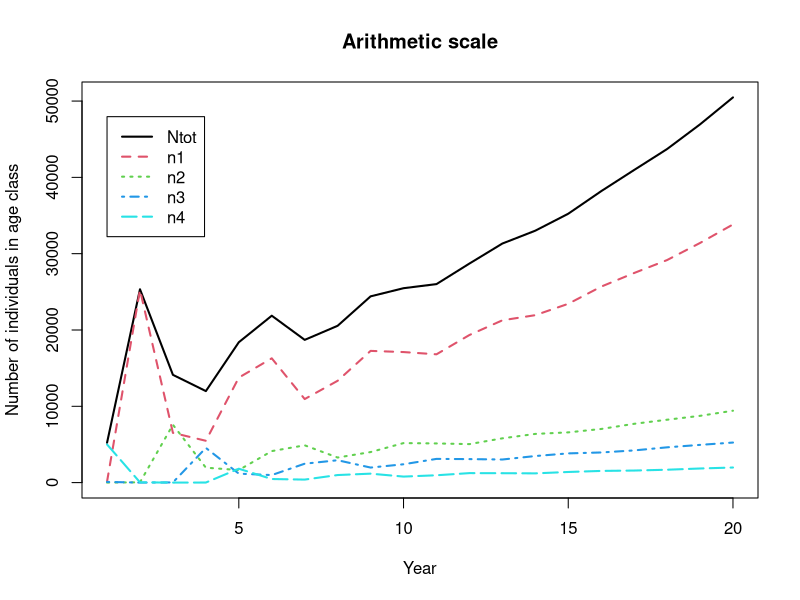
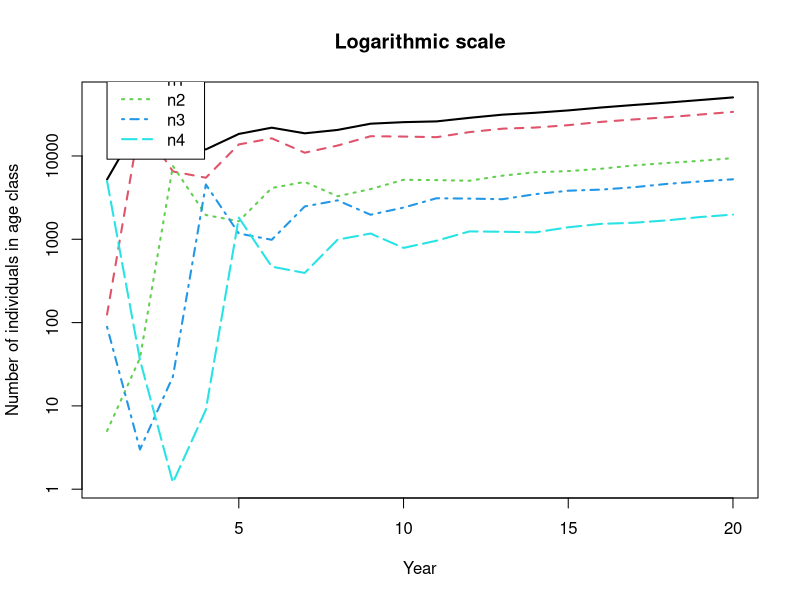
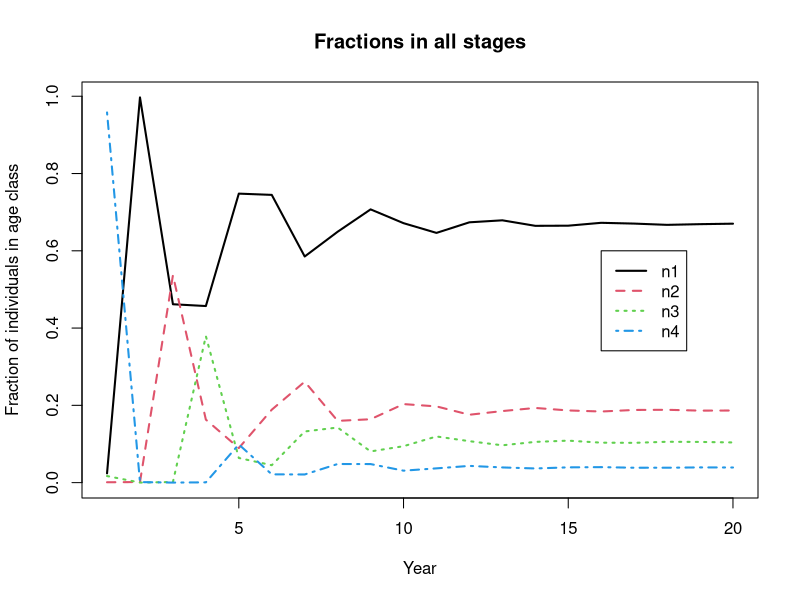
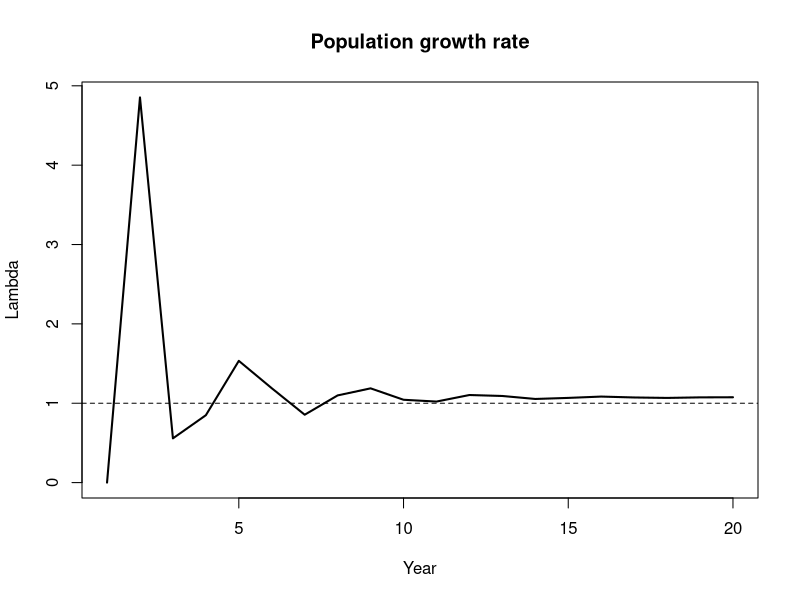
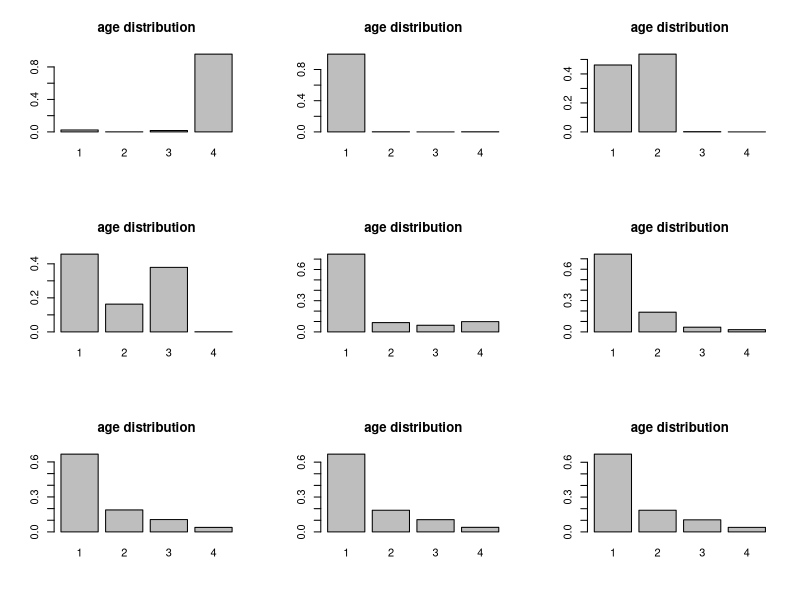
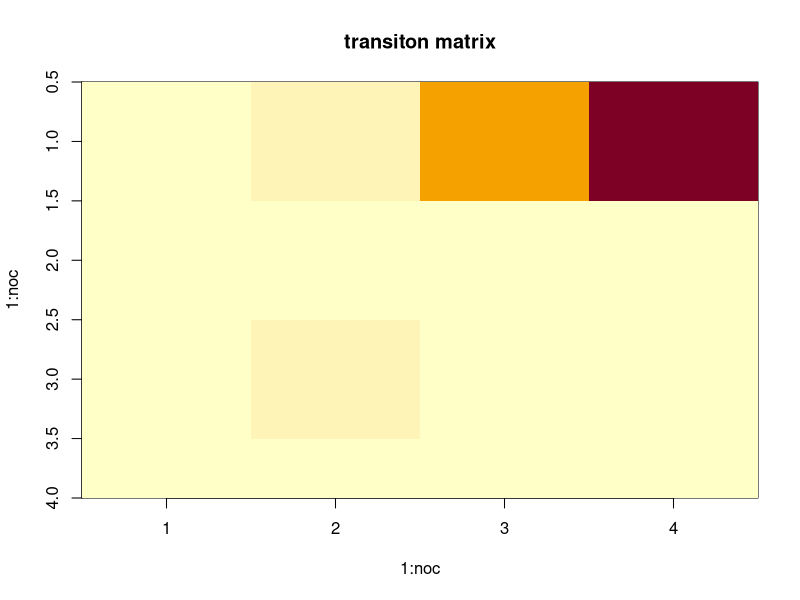
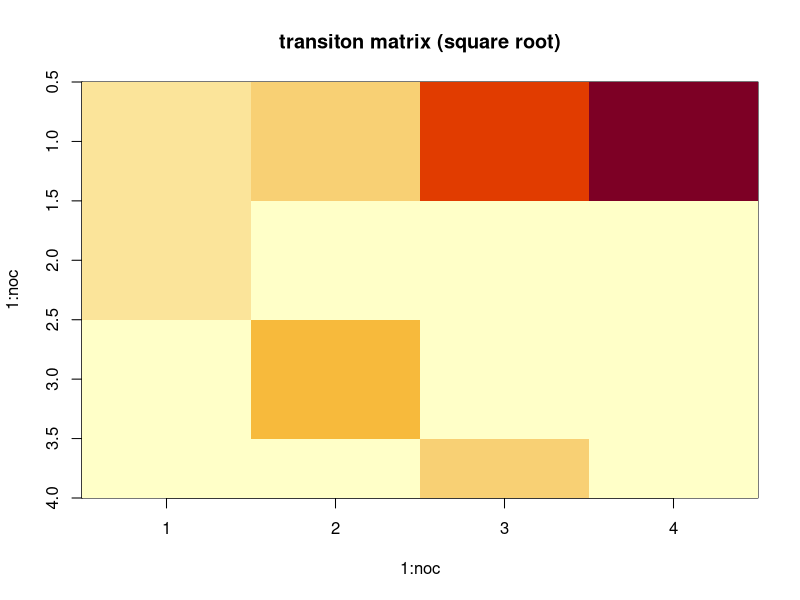
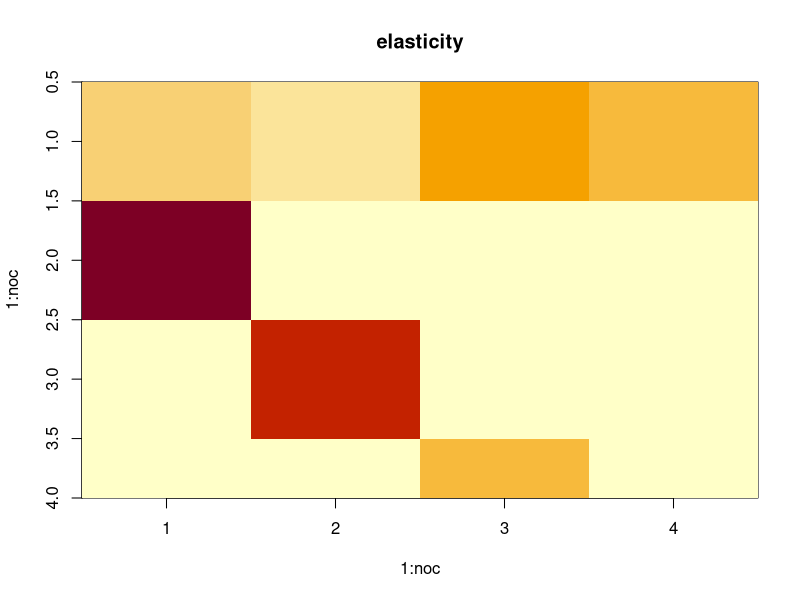

Generate these figures, in order, with R:
################################################################################
##' @title Bay anchovy example
##' @author Robin Elahi
##' @contact elahi@stanford.edu
##' @date 2022-01-11
##' @log 
################################################################################

##' Exercise from the Stanford course Quantitative Methods for Marine Ecology and Conservation (BIOHOPK143), 
##' taught by Giulio DeLeo, Maurice Goodman, and Richard Grewelle. 

##### PACKAGES, DATA #####
library(tidyverse)
library(here)

theme_set(theme_bw(base_size = 10) + 
            theme(panel.grid = element_blank(), 
                  strip.background = element_blank())
)

##### DEFINING PARAMETERS #####

# defining vital rate parameters
#  survival
sigma0 <- 10^-4
sigma1 <- 0.3
sigma2 <- 0.6
sigma3 <- 0.4

# fecundity
f1 <- 5000
f2 <- 10000
f3 <- 50000
f4 <- 100000

# Let's create the Leslie matrix, four rows by four columns
# initially populated by zeros

# we first set the number of classes
noc <- 4

M  <- matrix(0, noc, noc) 

# now we need to populate the first row and sub-diagonal positions with values
M[1,1] <- .5*sigma0*f1 # note that "0.5" is to account for 1:1 sex ratio
M[2,1] <- sigma1
M[1,2] <- .5*sigma0*f2
M[3,2] <- sigma2
M[1,3] <- .5*sigma0*f3
M[4,3] <- sigma3
M[1,4] <- .5*sigma0*f4

# check whether this is the matrix we wanted
M

# defining new variables for our model

# initial condition (arbitrary in this exercise)
num_age_1  <- 0 
num_age_2  <- 50
num_age_3  <- 10
num_age_4  <- 0


num_age_1 <- 125
num_age_2 <- 5
num_age_3 <- 89
num_age_4 <- 5000

n1 <- c(num_age_1,num_age_2,num_age_3,num_age_4); n1 
N1 <- sum(n1); N1 # total population at time zero
w1 <- n1/N1; w1   # initial fraction of individuals in each age class

tmax <- 20        # total number of years to run the model

#  create variables to store the result of simulations
nt <- matrix(0, noc, tmax) # population in each age class
Ntot <- numeric(tmax)      # total population size
wt <- matrix(0, noc, tmax) # proportion of individuals in each age class
lamt <- numeric(tmax)      # year-to-year finite growth rate

# set initial conditions
nt[, 1]  <- c(num_age_1, num_age_2, num_age_3, num_age_4)  
Ntot[1] <- sum(nt[, 1])  
wt[, 1]  <- nt[, 1]/Ntot[1]  

##### COMPUTE POPULATION GROWTH OVER TIME #####

# for loop to compute population growth and structure over time
for (ti in 1:(tmax - 1)) {
  
  nt[, ti + 1] <- M %*% nt[, ti]              # use the recursive equation
  Ntot[ti + 1] <- sum(nt[, ti + 1])           # total population size 
  wt[, ti + 1] <- nt[, ti + 1] / Ntot[ti + 1] # population structure 
  lamt[ti + 1] <- Ntot[ti + 1] / Ntot[ti]     # compute year-to-year finite growth rate
  
}

# create an independent variable, years - for plotting
years <- 1:tmax 

# note here we have to transpose our nt vector so the graph will work

# Plot population size, arithmetic scale
matplot(years,t(rbind(Ntot, nt)), type="l", lwd = 2, 
        xlab="Year", ylab="Number of individuals in age class",
        main="Arithmetic scale") 
legend(x=1, y=0.95*max(Ntot), legend=c("Ntot", "n1", "n2", "n3", "n4"), 
       col=c(1,2,3,4,5), lty = c(1,2,3,4,5), lwd = 2)

# Plot population size, logarithmic scale
matplot(years,t(rbind(Ntot, nt)), lwd = 2, type="l", 
        xlab="Year", ylab="Number of individuals in age class", 
        main="Logarithmic scale", log = 'y')
legend(x=1, y=5*max(Ntot), legend=c("Ntot", "n1", "n2", "n3", "n4"), 
       col=c(1,2,3,4,5), lty = c(1,2,3,4,5), lwd = 2)

# Plot age distribution over time
matplot(years,t(wt),type="l", lwd = 2,
        xlab="Year",ylab="Fraction of individuals in age class",
        main="Fractions in all stages")
legend(x=16, y=0.6, legend=c("n1", "n2", "n3", "n4"), 
       col=c(1,2,3,4), lty = c(1,2,3,4), lwd = 2)

# Plot population growth rate
matplot(years,lamt,type="l", lwd = 2,xlab="Year",ylab="Lambda",
        main="Population growth rate")
abline(h=1, lty = 2) # horizontal line for y=1

#par(sf)

sf <- par(mfrow=c(3, 3)) # let's make a 3x3 panel plot 

barplot(wt[,1], main='age distribution', names.arg = c(1:4))
barplot(wt[,2], main='age distribution', names.arg = c(1:4))
barplot(wt[,3], main='age distribution', names.arg = c(1:4))
barplot(wt[,4], main='age distribution', names.arg = c(1:4))
barplot(wt[,5], main='age distribution', names.arg = c(1:4))
barplot(wt[,6], main='age distribution', names.arg = c(1:4))
barplot(wt[,tmax-2], main='age distribution', names.arg = c(1:4))
barplot(wt[,tmax-1], main='age distribution', names.arg = c(1:4))
barplot(wt[,tmax], main='age distribution', names.arg = c(1:4))

par(sf)

# now, let's use R function to compute eigenvalues and eigenvectors
Ei_Gen <- eigen(M)  
eigenvect <- Ei_Gen$vectors # extract eigenvectors
eigenval <- Ei_Gen$values # extract eigenvalues

# the first element is the *maximum eigenvalue* and correspond to the aymptotic
# population growth rate
Re(eigenval[1]) 

# the eigenvector [,1] corresponds to the maximum eigenvalue 
# and provides the long-term, relative population size structure once we  
#  normalized to 1
stable_stage_distribution  <- Mod(eigenvect[,1])/sum(Mod(eigenvect[,1])) 
stable_stage_distribution
sum(stable_stage_distribution) # check for consistency...

##### SHORTER VERSION PLUS ELASTICITY #####

# As above but shorter, plus elasticity and more
vM <-eigen(M); lambda <-vM$values[1]; Re(lambda) # finite growth rate (max eigenvalue)
ps <-vM$vectors[,1]; ps <-ps/sum(ps); Re(ps) # population structure 
rv <-eigen(t(M))$vectors[,1]; rv <-rv/rv[1]; Re(rv) # reproductive value 
se <-outer(rv,ps)/sum(rv*ps); Re(se) # sensitivity
el <-Re((se*M)/lambda); Re(el)*100 # elasticity [%]

# let's map the transition matrix
image(x = 1:noc,y = 1:noc, t(M), main='transiton matrix',  ylim=c(noc, 0.5))

# as fecundity is way larger than survival, to improve visual
# I take the square root of each element of the transition matrix 
image(x = 1:noc,y = 1:noc, t(M^0.5), main='transiton matrix (square root)',  ylim=c(noc, 0.5))

# now we can plot elasticity
image(x = 1:noc,y = 1:noc, t(el), main='elasticity',  ylim=c(noc, 0.5))

##### ASSIGNMENT #####

# Change initial conditions and describe how long the population takes to reach the stable age distribution 

el_original <- el

el_modified <- el
